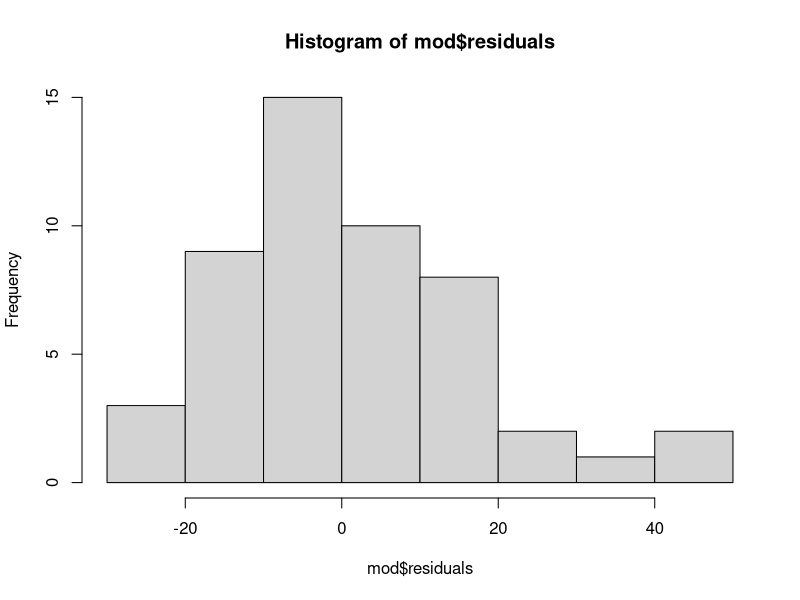

Recreate this plot in R.
library(tidyverse)

head(cars, 10)

# we use the . to lm be calculated correctly,
# otherwise will be calculated uncorrectly
cars %>% 
  lm(dist ~ speed, data = .) %>% 
  summary()

# in this case, we don't use the pipe operator,
# so we have to say what data set should use to calculate lm
mod <- lm(dist ~ speed, data = cars)
mod
summary(mod)

attributes(mod)
mod$residuals
hist(mod$residuals)

new_speeds <- data.frame(speed = c(10,15,20))

predict(mod, new_speeds) %>% round(1)
# 1 = 10, 2 = 15 and 3 = 20

cars %>% 
  lm(dist ~ speed, data = .) %>% 
  predict(data.frame(speed = c(10,15,20))) %>% 
  round()


